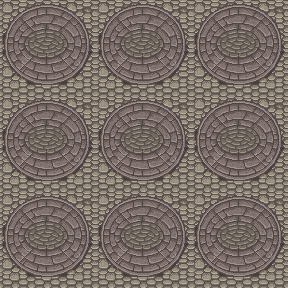

A 2D game scene composited from a Tiled map and its tileset images. What follows is a short description and the map's XML, with each tile layer's data collapsed to a summary:
An orthogonal 18x18 tile map with 16x16 px tiles, 25 tile layers (Back, Back2, Back3, Back4, ...).

<map version="1.10" tiledversion="1.10.2" orientation="orthogonal" renderorder="right-down" width="18" height="18" tilewidth="16" tileheight="16" infinite="0" nextlayerid="40" nextobjectid="295">
 <tileset firstgid="1" name="A0" tilewidth="16" tileheight="16" tilecount="16900" columns="130">
  <image source="spring_sc_tilesheet.png" width="2080" height="2080" />
 </tileset>
 <layer id="1" name="Back" width="18" height="18">
  <data>[324 cells, 324 non-empty, 36 distinct tile ids]</data>
 </layer>
 <layer id="3" name="Back2" width="18" height="18">
  <data>[324 cells, 0 non-empty, 0 distinct tile ids]</data>
 </layer>
 <layer id="23" name="Back3" width="18" height="18">
  <data>[324 cells, 0 non-empty, 0 distinct tile ids]</data>
 </layer>
 <layer id="24" name="Back4" width="18" height="18">
  <data>[324 cells, 0 non-empty, 0 distinct tile ids]</data>
 </layer>
 <layer id="5" name="Back5" width="18" height="18">
  <data>[324 cells, 0 non-empty, 0 distinct tile ids]</data>
 </layer>
 <layer id="25" name="Back6" width="18" height="18">
  <data>[324 cells, 0 non-empty, 0 distinct tile ids]</data>
 </layer>
 <layer id="7" name="Back7" width="18" height="18">
  <data>[324 cells, 0 non-empty, 0 distinct tile ids]</data>
 </layer>
 <layer id="9" name="Buildings" width="18" height="18">
  <data>[324 cells, 0 non-empty, 0 distinct tile ids]</data>
 </layer>
 <layer id="11" name="Buildings2" width="18" height="18">
  <data>[324 cells, 0 non-empty, 0 distinct tile ids]</data>
 </layer>
 <layer id="26" name="Buildings3" width="18" height="18">
  <data>[324 cells, 0 non-empty, 0 distinct tile ids]</data>
 </layer>
 <layer id="27" name="Buildings4" width="18" height="18">
  <data>[324 cells, 0 non-empty, 0 distinct tile ids]</data>
 </layer>
 <layer id="28" name="Buildings5" width="18" height="18">
  <data>[324 cells, 0 non-empty, 0 distinct tile ids]</data>
 </layer>
 <layer id="29" name="Buildings6" width="18" height="18">
  <data>[324 cells, 0 non-empty, 0 distinct tile ids]</data>
 </layer>
 <layer id="13" name="Buildings7" width="18" height="18">
  <data>[324 cells, 0 non-empty, 0 distinct tile ids]</data>
 </layer>
 <layer id="15" name="Paths" width="18" height="18">
  <data>[324 cells, 0 non-empty, 0 distinct tile ids]</data>
 </layer>
 <layer id="17" name="Front" width="18" height="18">
  <data>[324 cells, 0 non-empty, 0 distinct tile ids]</data>
 </layer>
 <layer id="30" name="Front2" width="18" height="18">
  <data>[324 cells, 0 non-empty, 0 distinct tile ids]</data>
 </layer>
 <layer id="35" name="Front3" width="18" height="18">
  <data>[324 cells, 0 non-empty, 0 distinct tile ids]</data>
 </layer>
 <layer id="19" name="AlwaysFront" width="18" height="18">
  <data>[324 cells, 0 non-empty, 0 distinct tile ids]</data>
 </layer>
 <layer id="21" name="AlwaysFront2" width="18" height="18">
  <data>[324 cells, 0 non-empty, 0 distinct tile ids]</data>
 </layer>
 <layer id="33" name="AlwaysFront3" width="18" height="18">
  <data>[324 cells, 0 non-empty, 0 distinct tile ids]</data>
 </layer>
 <layer id="36" name="AlwaysFront5" width="18" height="18">
  <data>[324 cells, 0 non-empty, 0 distinct tile ids]</data>
 </layer>
 <layer id="34" name="AlwaysFront4" width="18" height="18">
  <data>[324 cells, 0 non-empty, 0 distinct tile ids]</data>
 </layer>
 <layer id="37" name="AlwaysFront6" width="18" height="18">
  <data>[324 cells, 0 non-empty, 0 distinct tile ids]</data>
 </layer>
 <layer id="38" name="AlwaysFront7" width="18" height="18">
  <data>[324 cells, 0 non-empty, 0 distinct tile ids]</data>
 </layer>
 <objectgroup id="2" name="Back" />
 <objectgroup id="10" name="Buildings" />
 <objectgroup id="16" name="Paths" />
 <objectgroup id="18" name="Front" />
 <objectgroup id="20" name="AlwaysFront" opacity="0.88" />
</map>
